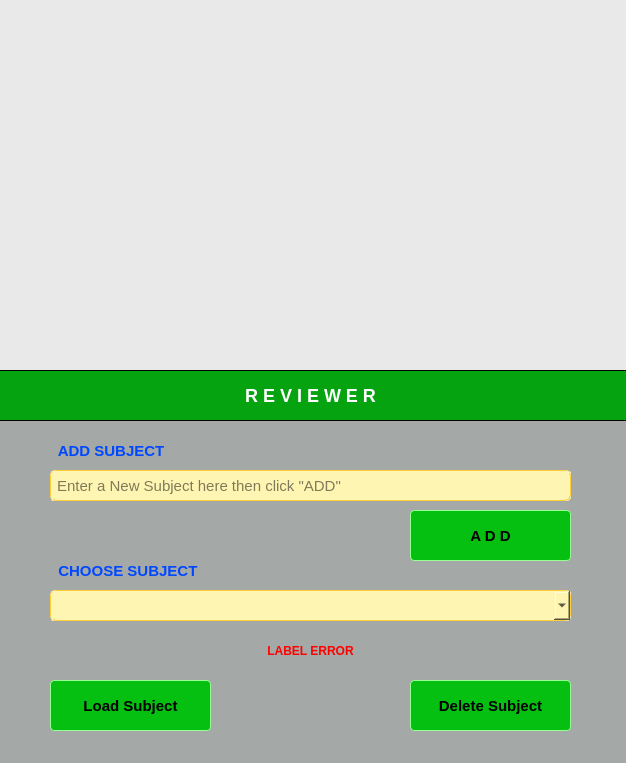
<?xml version="1.0" encoding="UTF-8"?>
<ui version="4.0">
 <class>MainWindow</class>
 <widget class="QDialog" name="MainWindow">
  <property name="geometry">
   <rect>
    <x>0</x>
    <y>0</y>
    <width>626</width>
    <height>763</height>
   </rect>
  </property>
  <property name="windowTitle">
   <string>Dialog</string>
  </property>
  <property name="styleSheet">
   <string notr="true">background-color: #A4A8A6;</string>
  </property>
  <widget class="QLabel" name="label_error">
   <property name="geometry">
    <rect>
     <x>50</x>
     <y>640</y>
     <width>521</width>
     <height>21</height>
    </rect>
   </property>
   <property name="styleSheet">
    <string notr="true">color: #FF0000;
font-size: 12px;
font-weight: bold;
</string>
   </property>
   <property name="text">
    <string>LABEL ERROR</string>
   </property>
   <property name="alignment">
    <set>Qt::AlignCenter</set>
   </property>
  </widget>
  <widget class="QComboBox" name="combobox_subj">
   <property name="geometry">
    <rect>
     <x>50</x>
     <y>590</y>
     <width>521</width>
     <height>31</height>
    </rect>
   </property>
   <property name="styleSheet">
    <string notr="true">background-color:#FFF5B2;
border-radius:5px;
border: 1px groove;
border-color: #FFCF38;
font-size: 15px;</string>
   </property>
  </widget>
  <widget class="QPushButton" name="btn_add">
   <property name="geometry">
    <rect>
     <x>410</x>
     <y>510</y>
     <width>161</width>
     <height>51</height>
    </rect>
   </property>
   <property name="styleSheet">
    <string notr="true">QPushButton
{
font-size : 15px;
background-color : #05BF11;
color: &quot;white&quot;;
font-weight: bold;
border: 1px solid;
border-radius: 4px;
border-color: #95FF93;
}

 QPushButton:hover
{
background-color : green;
}</string>
   </property>
   <property name="text">
    <string>A D D</string>
   </property>
  </widget>
  <widget class="QLabel" name="label_title">
   <property name="geometry">
    <rect>
     <x>-10</x>
     <y>370</y>
     <width>641</width>
     <height>51</height>
    </rect>
   </property>
   <property name="styleSheet">
    <string notr="true">color:white;
font-weight: bold;
font-size: 18px;
border: 1px solid;
background-color: #06A310;</string>
   </property>
   <property name="text">
    <string>R E V I E W E R</string>
   </property>
   <property name="alignment">
    <set>Qt::AlignCenter</set>
   </property>
  </widget>
  <widget class="QPushButton" name="btn_load">
   <property name="geometry">
    <rect>
     <x>50</x>
     <y>680</y>
     <width>161</width>
     <height>51</height>
    </rect>
   </property>
   <property name="styleSheet">
    <string notr="true">QPushButton
{
font-size : 15px;
background-color : #05BF11;
color: &quot;white&quot;;
font-weight: bold;
border: 1px solid;
border-radius: 4px;
border-color: #95FF93;
}

 QPushButton:hover
{
background-color : green;
}</string>
   </property>
   <property name="text">
    <string>Load Subject</string>
   </property>
  </widget>
  <widget class="QPushButton" name="btn_delete">
   <property name="geometry">
    <rect>
     <x>410</x>
     <y>680</y>
     <width>161</width>
     <height>51</height>
    </rect>
   </property>
   <property name="styleSheet">
    <string notr="true">QPushButton
{
font-size : 15px;
background-color : #05BF11;
color: &quot;white&quot;;
font-weight: bold;
border: 1px solid;
border-radius: 4px;
border-color: #95FF93;
}

 QPushButton:hover
{
background-color : green;
}</string>
   </property>
   <property name="text">
    <string>Delete Subject</string>
   </property>
  </widget>
  <widget class="QLineEdit" name="txt_subj">
   <property name="geometry">
    <rect>
     <x>50</x>
     <y>470</y>
     <width>521</width>
     <height>31</height>
    </rect>
   </property>
   <property name="styleSheet">
    <string notr="true">background-color:#FFF5B2;
border-radius:5px;
border: 1px groove;
border-color: #FFCF38;
font-size: 15px;</string>
   </property>
   <property name="placeholderText">
    <string> Enter a New Subject here then click &quot;ADD&quot; </string>
   </property>
  </widget>
  <widget class="QLabel" name="label_subjects">
   <property name="geometry">
    <rect>
     <x>50</x>
     <y>560</y>
     <width>161</width>
     <height>21</height>
    </rect>
   </property>
   <property name="styleSheet">
    <string notr="true">font-size : 15px;
color: #0048FF;

font-weight: bold;
border-color: #95FF93;</string>
   </property>
   <property name="text">
    <string>  CHOOSE SUBJECT</string>
   </property>
  </widget>
  <widget class="QLabel" name="label">
   <property name="geometry">
    <rect>
     <x>110</x>
     <y>-20</y>
     <width>401</width>
     <height>421</height>
    </rect>
   </property>
   <property name="styleSheet">
    <string notr="true">background-color: #e9e9e9;</string>
   </property>
   <property name="text">
    <string/>
   </property>
   <property name="pixmap">
    <pixmap>images/reader-310398.png</pixmap>
   </property>
   <property name="scaledContents">
    <bool>true</bool>
   </property>
   <property name="wordWrap">
    <bool>false</bool>
   </property>
  </widget>
  <widget class="QLabel" name="label_bg">
   <property name="geometry">
    <rect>
     <x>0</x>
     <y>0</y>
     <width>631</width>
     <height>391</height>
    </rect>
   </property>
   <property name="styleSheet">
    <string notr="true">background-color: #e9e9e9;</string>
   </property>
   <property name="text">
    <string/>
   </property>
  </widget>
  <widget class="QLabel" name="label_add">
   <property name="geometry">
    <rect>
     <x>50</x>
     <y>440</y>
     <width>161</width>
     <height>21</height>
    </rect>
   </property>
   <property name="styleSheet">
    <string notr="true">font-size : 15px;
color: #0048FF;

font-weight: bold;
border-color: #95FF93;</string>
   </property>
   <property name="text">
    <string>  ADD SUBJECT</string>
   </property>
  </widget>
  <zorder>label_bg</zorder>
  <zorder>label</zorder>
  <zorder>label_error</zorder>
  <zorder>combobox_subj</zorder>
  <zorder>btn_add</zorder>
  <zorder>label_title</zorder>
  <zorder>btn_load</zorder>
  <zorder>btn_delete</zorder>
  <zorder>txt_subj</zorder>
  <zorder>label_subjects</zorder>
  <zorder>label_add</zorder>
 </widget>
 <resources/>
 <connections/>
</ui>
